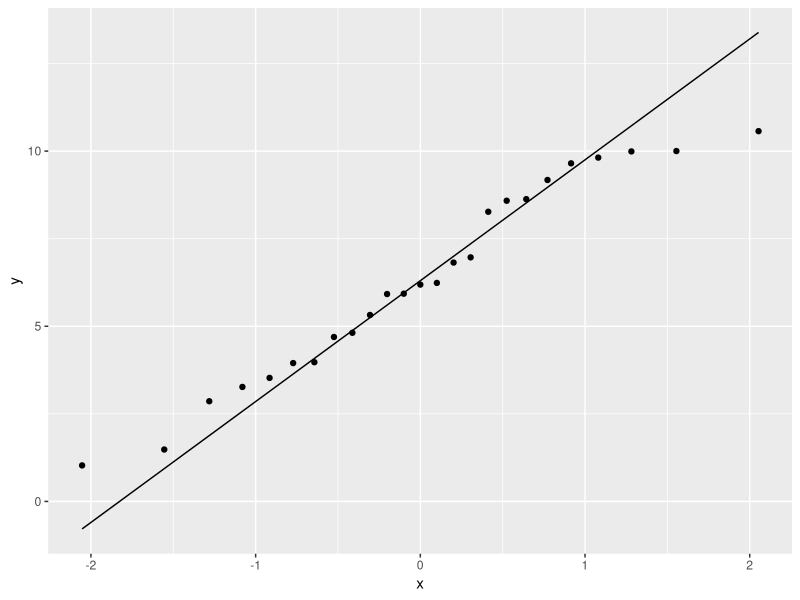
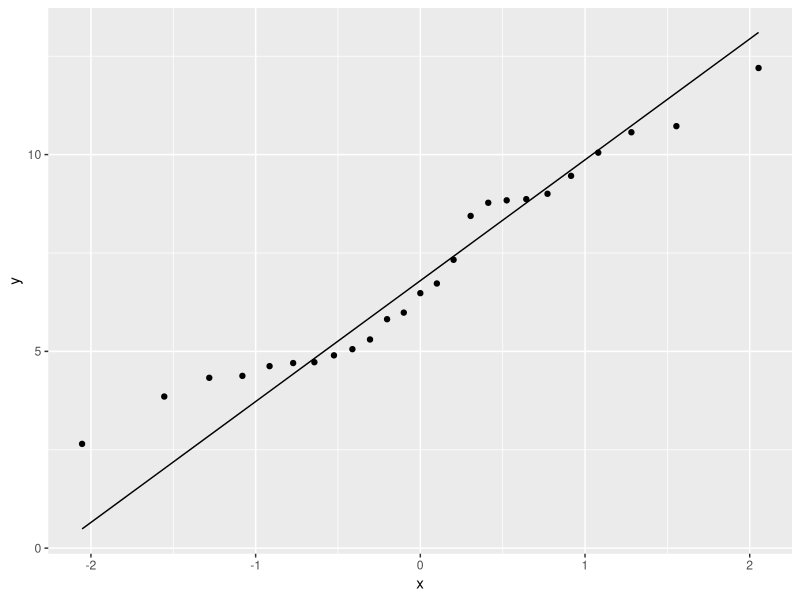
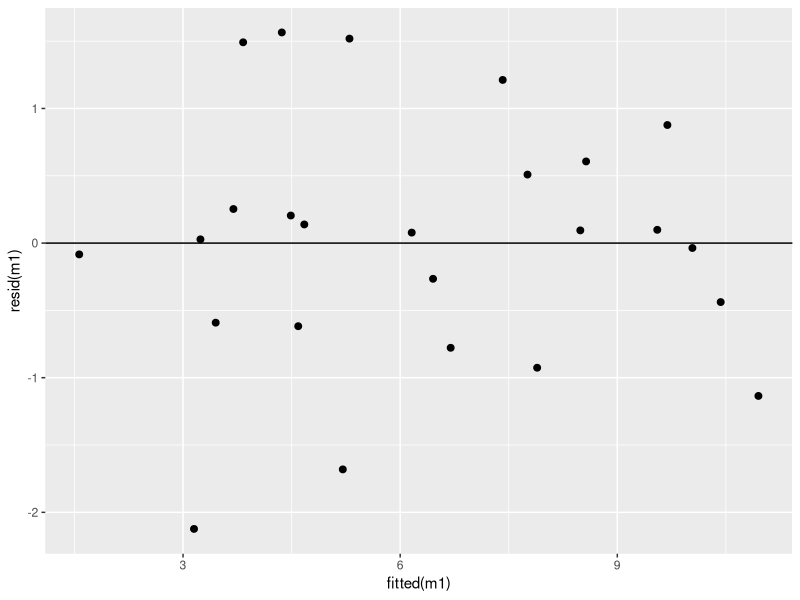
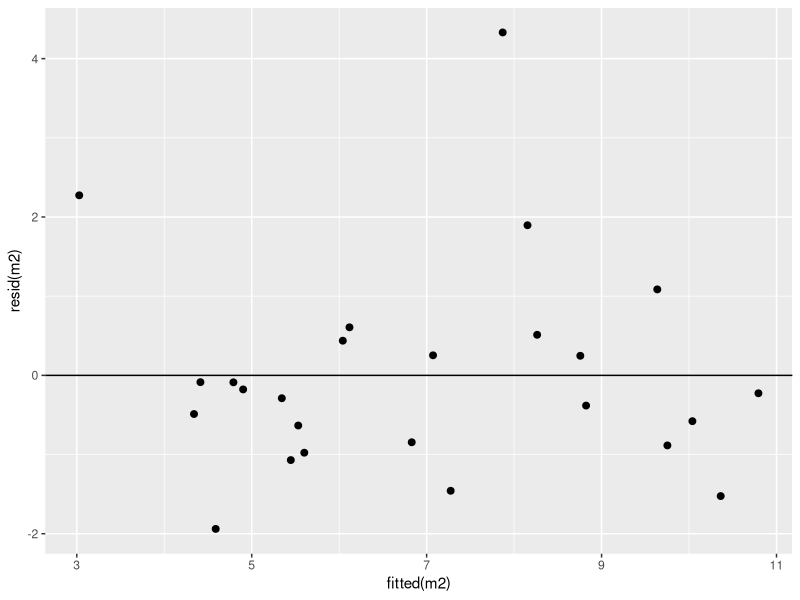

Source code (R) for these figures, in order:
## ---- chunk 1
knitr::opts_chunk$set(echo = TRUE)
## ---- chunk 2
data_1 <- read.csv("data1.csv")
data_2 <- read.csv("data2.csv")
library(ggplot2)
## ---- chunk 3
m1 <- lm(y~x, data = data_1)
m2 <- lm(y~x, data = data_2)

## ---- chunk 4
ggplot(data = data_1, aes(sample=y)) + stat_qq() + stat_qq_line()
## ---- chunk 5
ggplot(data = data_2, aes(sample=y)) + stat_qq() + stat_qq_line()
## ---- chunk 6
ggplot(data = m1, aes(x = fitted(m1), y = resid(m1))) +
  geom_point(size = 2) + geom_hline(yintercept=0)
## ---- chunk 7
ggplot(data = m2, aes(x = fitted(m2), y = resid(m2))) +
  geom_point(size = 2) + geom_hline(yintercept=0)
## ---- chunk 8
# fit x=-3 to calculate y
y=2+4*-3
sd=sqrt((-3)^2)
pnorm(-12, mean = y, sd=sd)

## ---- chunk 9
m <- lm(formula = sr ~ . , data=LifeCycleSavings)
mean(abs(rstandard(m))<2)
## ---- chunk 10
which.max(rstandard(m))
## ---- chunk 11
sum(hatvalues(m)>2*mean(hatvalues(m)))

## ---- chunk 12
which.max(hatvalues(m))
## ---- chunk 13
max(cooks.distance(m))
## ---- chunk 14
influentials <- names(cooks.distance(m)[(cooks.distance(m)>4/nrow(m$model))])
LifeCycleSavings$country <- rownames(LifeCycleSavings)
LifeCycleSavings_wo_influentials <- LifeCycleSavings[!(LifeCycleSavings$country %in% influentials),]
LifeCycleSavings_wo_influentials <- subset(LifeCycleSavings_wo_influentials, select = -c(country) )

m_noinf <- lm(formula = sr ~ . , data = LifeCycleSavings_wo_influentials)
sum(coef(m_noinf))
## ---- chunk 15
airquality <- na.omit(airquality)
## ---- chunk 16
m <- lm(formula = Ozone~Temp + I(Temp^2), data = airquality)
coef(summary(m))["I(Temp^2)", "Pr(>|t|)"]
## ---- chunk 17
m2 <- lm(formula = Ozone~ Temp + I(Temp^2) + I(Temp^3) + I(Temp^4), data = airquality)
anova(m, m2)$"Pr(>F)"[2]
## ---- chunk 18
shapiro.test(resid(m2))
## ---- chunk 19
m3 <- lm(formula = log(Ozone)~Temp, data = airquality)
shapiro.test(resid(m3))
## ---- chunk 20
# NOTE THAT YOU HAVE TO CONVERT THE PREDICT BACK INTO EXP
exp(predict(m3, interval = c("prediction"), newdata = data.frame(Temp=c(84)), level = .9))
## ---- chunk 21
var(m3$residuals[m3$fitted.values<3.5])/var(m3$residuals[m3$fitted.values>3.5])


